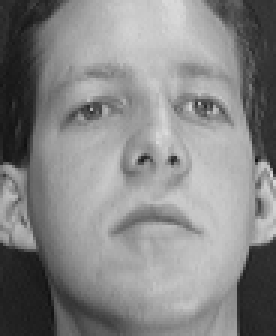
#> input picture part3/box/training/negative/s1/9.pgm, 92 x 112 px, given in place of the camera (shown 3 times larger)
$ python capture-positives.py   (Python 2 division)
#> lines starting #> are read from the running program, lines starting #| are printed output that depends on the picture; after the words box and inside, x2 and y2 are one past the last pixel; in counts of white or black regions, pixels touching at a corner belong together
### part3/box/face.py
"""Raspberry Pi Face Recognition Treasure Box
Face Detection Helper Functions
Copyright 2013 Tony DiCola

Functions to help with the detection and cropping of faces.
"""
import cv2

import config


haar_faces = cv2.CascadeClassifier(config.HAAR_FACES)


def detect_single(image):
	"""Return bounds (x, y, width, height) of detected face in grayscale image.
	   If no face or more than one face are detected, None is returned.
	"""
	faces = haar_faces.detectMultiScale(image,
				scaleFactor=config.HAAR_SCALE_FACTOR,
				minNeighbors=config.HAAR_MIN_NEIGHBORS,
				minSize=config.HAAR_MIN_SIZE,
				flags=cv2.CASCADE_SCALE_IMAGE)
	if len(faces) != 1:
		return None
	return faces[0]

def crop(image, x, y, w, h):
	"""Crop box defined by x, y (upper left corner) and w, h (width and height)
	to an image with the same aspect ratio as the face training data.  Might
	return a smaller crop if the box is near the edge of the image.
	"""
	crop_height = int((config.FACE_HEIGHT / float(config.FACE_WIDTH)) * w)
	midy = y + h/2
	y1 = max(0, midy-crop_height/2)
	y2 = min(image.shape[0]-1, midy+crop_height/2)
	return image[y1:y2, x:x+w]

# [6 lines left out: function resize, not called in this run]

### part3/box/capture-positives.py
"""Raspberry Pi Face Recognition Treasure Box
Positive Image Capture Script
Copyright 2013 Tony DiCola

Run this script to capture positive images for training the face recognizer.
"""
import glob
import os
import sys
import select

import cv2

import config
import face
import time
import shutil


# Prefix for positive training image filenames.
POSITIVE_FILE_PREFIX = 'positive_'

if __name__ == '__main__':
	camera = cv2.VideoCapture(0)
	'''
	# Create the directory for positive training images if it doesn't exist.
	if not os.path.exists(config.POSITIVE_DIR):
		os.makedirs(config.POSITIVE_DIR)
	# Find the largest ID of existing positive images.
	# Start new images after this ID value.
	files = sorted(glob.glob(os.path.join(config.POSITIVE_DIR,
		POSITIVE_FILE_PREFIX + '[0-9][0-9][0-9].pgm')))
	if len(files) > 0:
		# Grab the count from the last filename.
		count = int(files[-1][-7:-4])+1
	'''
	#Delete all faces
	if os.path.exists(config.POSITIVE_DIR):
		shutil.rmtree(config.POSITIVE_DIR)
	count = 0
	while True:
		print 'Capturing image...'
		ret, image0 = camera.read()
#> image0 is the input picture: shape (112, 92, 3); min 15, max 219, mean 134.2
		cv2.imshow('aaa',image0)
		cv2.waitKey(1)
		# Convert image to grayscale.
		image = cv2.cvtColor(image0, cv2.COLOR_RGB2GRAY)
		# Get coordinates of single face in captured image.
		result = face.detect_single(image)
#> in detect_single, `faces = haar_faces.detectMultiScale(image, scaleFactor=config.HAAR_SCA..`: faces = [[16, 7, 72, 72]]
#> result = [16, 7, 72, 72]
		if result is None:
			print 'Could not detect single face!  Check the image in capture.pgm' \
				  ' to see what was captured and try again with only one face visible.'
			continue
		x, y, w, h = result
#> x = 16; y = 7; w = 72; h = 72
		# Crop image as close as possible to desired face aspect ratio.
		# Might be smaller if face is near edge of image.
		crop = face.crop(image, x, y, w, h)
#> in crop, `crop_height = int((config.FACE_HEIGHT / float(config.FACE_WIDTH)) * w)`: crop_height = 87
#> in crop, `midy = y + h/2`: midy = 43
#> in crop, `y1 = max(0, midy-crop_height/2)`: y1 = 0
#> in crop, `y2 = min(image.shape[0]-1, midy+crop_height/2)`: y2 = 86
#> in crop, `return image[y1:y2, x:x+w]`:
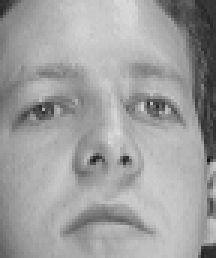
#> returned value: shape (86, 72) (shown 3 times larger); min 19, max 219, mean 159.6
		# Rect the face on screen
		cv2.rectangle(image0,(x,y),(x+w,y+h),(0,255,0),2)
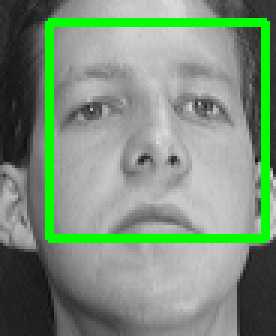
#> image0: shape (112, 92, 3) (shown 3 times larger); 8.35% of pixels changed, all inside (x1, y1, x2, y2) = (15, 6, 90, 81)
		cv2.imshow('aaa',image0)
		cv2.waitKey(1)
		# Save image to file.
		filename = os.path.join(config.POSITIVE_DIR, POSITIVE_FILE_PREFIX + '%03d.pgm' % count)
		cv2.imwrite(filename, crop)
		print 'Found face and wrote training image', filename
		count += 1
		if count == 10:
			break
		time.sleep(1)
